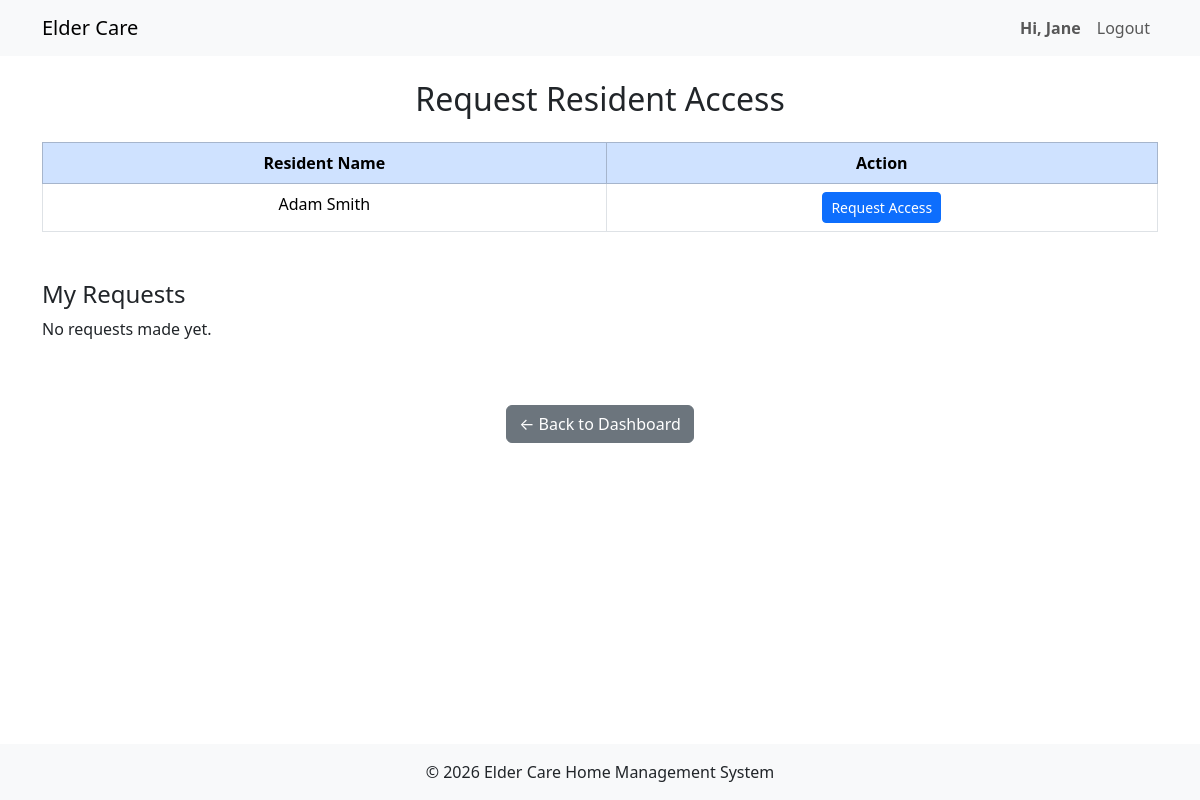
/family/request_resident.php (signed in), run on an earlier commit of the app's database.
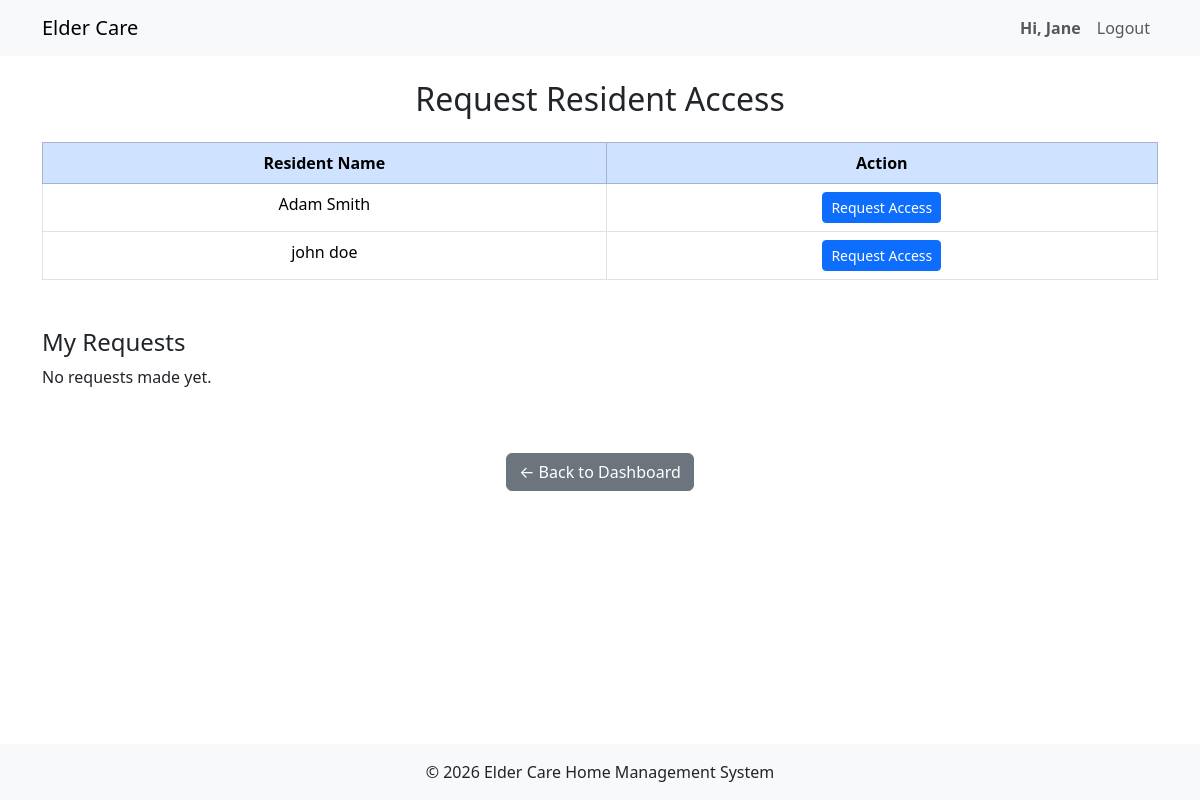
And on a later commit of the database.
### tables this page shows
CREATE TABLE `resident` (
  `residentSIN` varchar(9) NOT NULL,
  `user_id` int(11) NOT NULL,
  `DoB` date DEFAULT NULL,
  `phone` varchar(15) DEFAULT NULL,
  `profilePhoto` text DEFAULT NULL,
  `ECname` text DEFAULT NULL,
  `ECphone` varchar(15) DEFAULT NULL,
  `ECemail` text DEFAULT NULL,
  `fname` varchar(50) DEFAULT NULL,
  `lname` varchar(50) DEFAULT NULL
);

### family/request_resident.php (the view, shortened to what this page needs)
<?php
include '../includes/header.php';
$stmt = $conn->prepare("SELECT fmID FROM familymember WHERE user_id = ?");
$stmt->execute([$_SESSION['user_id']]);
$family = $stmt->fetch();
$fmID = $family['fmID'];
$stmt = $conn->prepare("
    SELECT r.residentSIN, r.fname, r.lname
    FROM resident r
    WHERE r.residentSIN NOT IN (
        SELECT residentSIN FROM link WHERE fmID=?
    )
");
$stmt->execute([$fmID]);
$residents = $stmt->fetchAll();
?>
<div class="container py-4">
    <h2 class="text-center mb-4">Request Resident Access</h2>
    <?php if (empty($residents)): ?>
        <p class="text-center">No residents available for request.</p>
    <?php else: ?>
        <table class="table table-bordered text-center">
            <thead class="table-primary">
                <tr>
                    <th>Resident Name</th>
                    <th>Action</th>
                </tr>
            </thead>
            <tbody>
                <?php foreach ($residents as $r): ?>
                    <tr>
                        <td><?= htmlspecialchars($r['fname'] . ' ' . $r['lname']) ?></td>
                        <td>
                            <form method="POST" style="display:inline;">
                                <button type="submit" name="request_access" class="btn btn-primary btn-sm">
                                    Request Access
                                </button>
                            </form>
                        </td>
                    </tr>
                <?php endforeach; ?>
            </tbody>
        </table>
    <?php endif; ?>
    <h4 class="mt-5">My Requests</h4>
    <?php
    $stmt = $conn->prepare("
        SELECT r.fname, r.lname, l.status
        FROM link l
        JOIN resident r ON l.residentSIN = r.residentSIN
        WHERE l.fmID = ?
    ");
    $stmt->execute([$fmID]);
    $requests = $stmt->fetchAll();
    ?>
    <?php if (empty($requests)): ?>
        <p>No requests made yet.</p>
    <?php endif; ?>
    </div>
<div class="text-center mt-4">
    <a href="dashboard.php" class="btn btn-secondary">← Back to Dashboard</a>
</div>
<?php include '../includes/footer.php'; ?>

What changed in the data, as far as the page shows it:
added resident: fname+lname "john doe"
